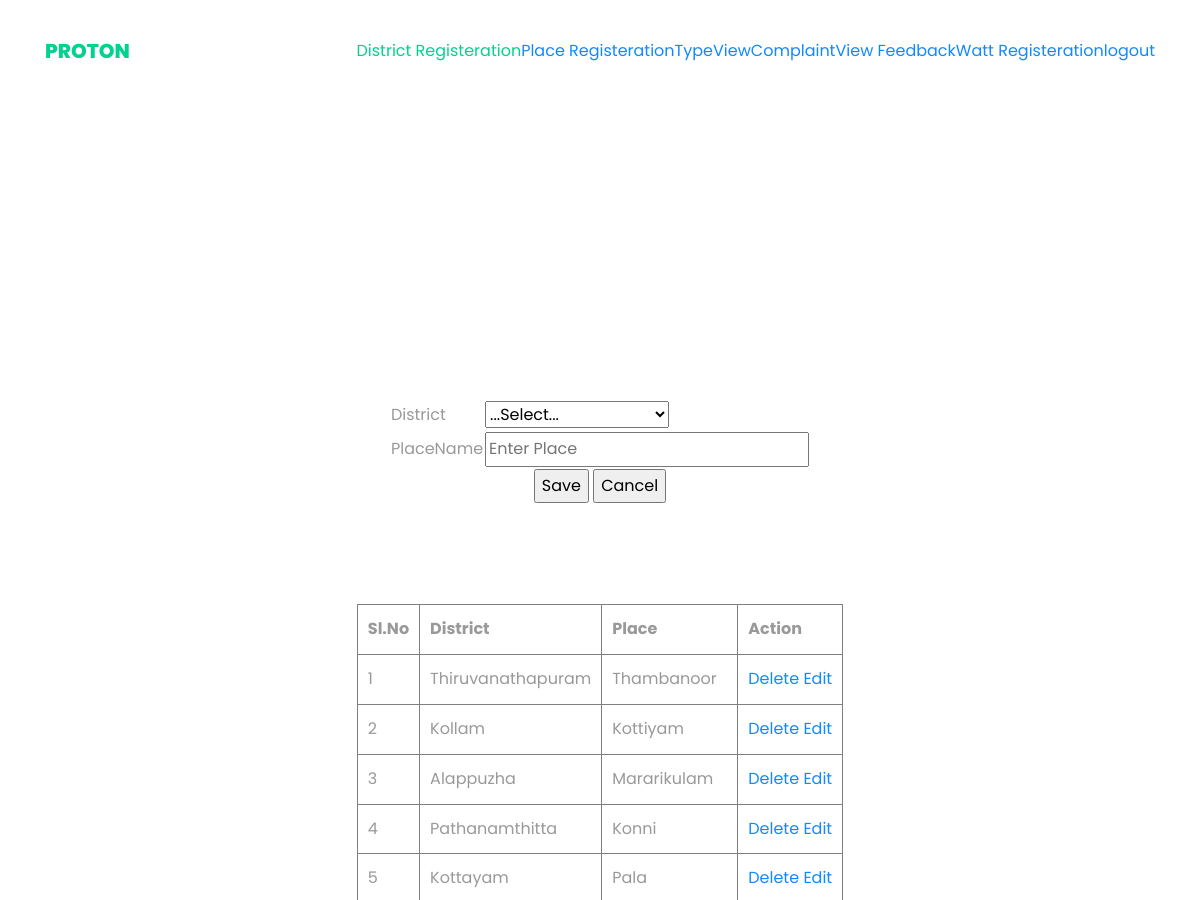
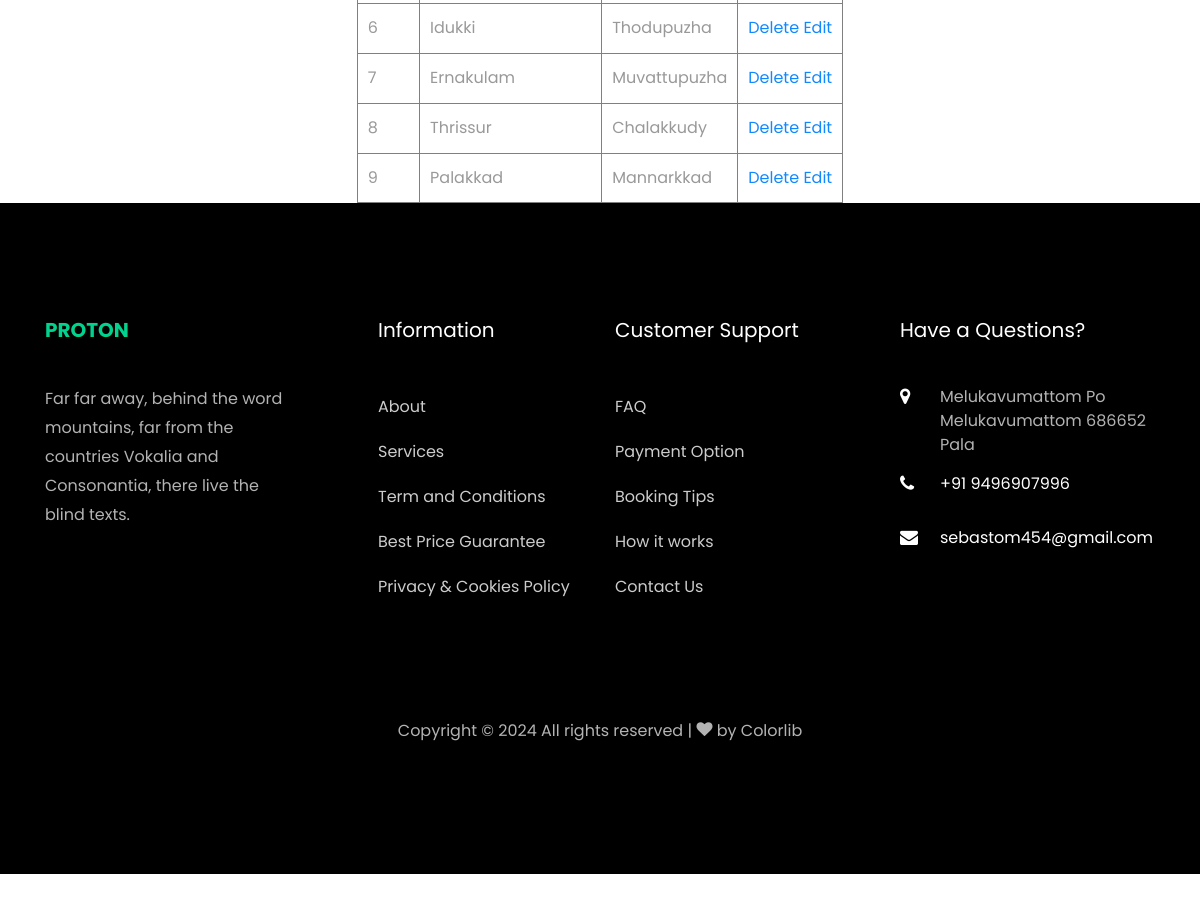
/webadmin/Place/, run on the app's committed database (2 pictures, top to bottom).
### Admin/models.py (models this page shows)
class tbl_place(models.Model):
    place_name = models.CharField(max_length=50)
    district = models.ForeignKey(tbl_district, on_delete=models.CASCADE)

class tbl_district(models.Model):
    district_name=models.CharField(max_length=50)

### Admin/views.py (the view)
# urls.py: path('Place/', views.place,name="Place"),
def place(request):
    dis=tbl_district.objects.all()
    place=tbl_place.objects.all()
    if request.method=="POST":
        dist=tbl_district.objects.get(id=request.POST.get("sel_district"))
        tbl_place.objects.create(
           place_name=request.POST.get("txtname"),
           district = dist
        )
        return render(request,"Admin/Place.html",{"data":place})
    else:
        return render(request,"Admin/Place.html",{"data":place,"district":dis})

### Admin/Templates/Admin/Place.html (shortened to what this page needs)
{% extends 'Admin/Header.html' %}
{% block content %}
{% load static %}
<!DOCTYPE html>
<html lang="en">
<head>
</head>
<body>
    <form method="POST">
        <table align="center"  style="margin-top: 200px; margin-bottom: 100px; padding-top: 100px">
            <tr>
                <td>District</td>
                <td>
                    <select name="sel_district" id="sel_district">
                        <option value="">...Select...</option>
                    </select>
                </td>
            </tr>
            <tr>
                <td>PlaceName</td>
                <td><input type="text" name="txtname" placeholder="Enter Place" required value="{{editdata.place_name}}"></td>
            </tr>
            <tr>
                <td colspan="2" align="center">
                    <input type="submit" name="btnsubmit" value="Save">
                    <input type="reset" name="btncancel" value="Cancel">
                </td>
            </tr>
        </table>
    </form>
    <table border="1" align="center" cellpadding="10">
        <tr>
            <th>Sl.No</th>
            <th>District</th>
            <th>Place</th>
            <th>Action</th>
        </tr>
        {% for i in data %}
        <tr>
            <td>{{forloop.counter}}</td>
            <td>{{i.district.district_name}}</td>
            <td>{{i.place_name}}</td>
            <td>
                <a href="{% url 'webadmin:delPlace' i.id %}">Delete</a>
                <a href="{% url 'webadmin:placeupdate' i.id %}">Edit</a>
            </td>
        </tr>
        {% endfor %}
    </table>
</body>
</html>  {% endblock content%}

### data on the page
tbl_place: district.district_name "Thiruvanathapuram", place_name "Thambanoor"
tbl_place: district.district_name "Kollam", place_name "Kottiyam"
tbl_place: district.district_name "Alappuzha", place_name "Mararikulam"
tbl_place: district.district_name "Pathanamthitta", place_name "Konni"
tbl_place: district.district_name "Kottayam", place_name "Pala"
tbl_place: district.district_name "Idukki", place_name "Thodupuzha"
tbl_place: district.district_name "Ernakulam", place_name "Muvattupuzha"
tbl_place: district.district_name "Thrissur", place_name "Chalakkudy"
tbl_place: district.district_name "Palakkad", place_name "Mannarkkad"
